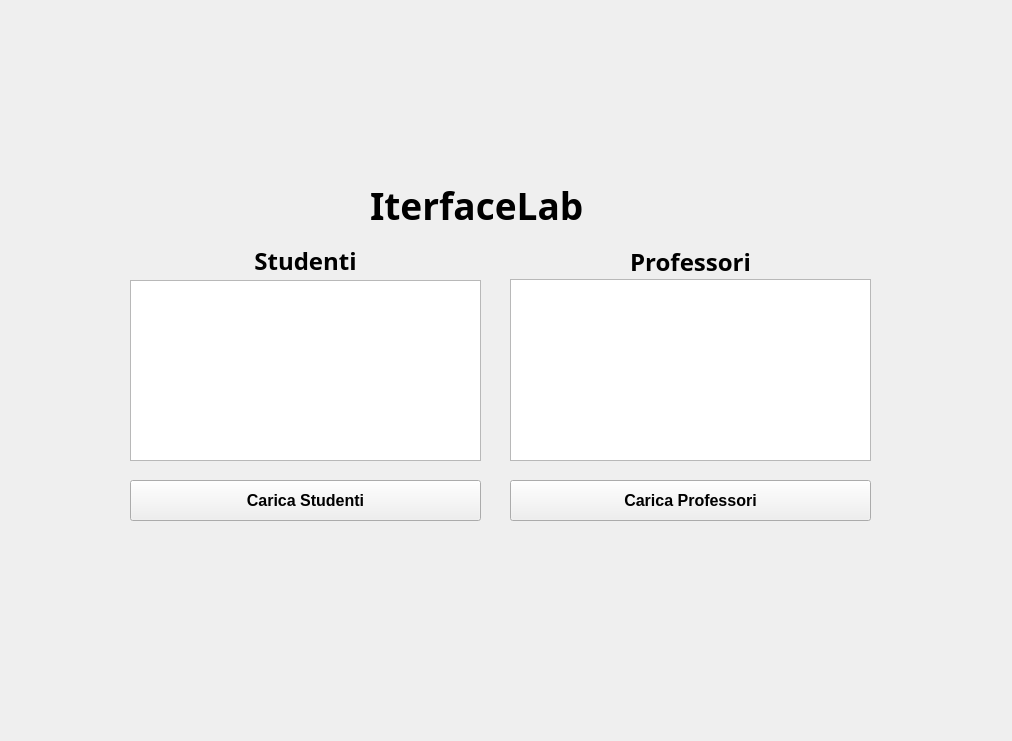
<?xml version="1.0" encoding="UTF-8"?>
<ui version="4.0">
 <class>Form</class>
 <widget class="QWidget" name="Form">
  <property name="geometry">
   <rect>
    <x>0</x>
    <y>0</y>
    <width>1012</width>
    <height>741</height>
   </rect>
  </property>
  <property name="windowTitle">
   <string>Form</string>
  </property>
  <widget class="QLabel" name="label">
   <property name="geometry">
    <rect>
     <x>370</x>
     <y>180</y>
     <width>301</width>
     <height>51</height>
    </rect>
   </property>
   <property name="font">
    <font>
     <family>Source Code Pro</family>
     <pointsize>28</pointsize>
     <bold>true</bold>
    </font>
   </property>
   <property name="text">
    <string>IterfaceLab</string>
   </property>
  </widget>
  <widget class="QLabel" name="label_3">
   <property name="geometry">
    <rect>
     <x>510</x>
     <y>250</y>
     <width>361</width>
     <height>24</height>
    </rect>
   </property>
   <property name="font">
    <font>
     <family>Sitka Text</family>
     <pointsize>18</pointsize>
     <bold>true</bold>
    </font>
   </property>
   <property name="text">
    <string>Professori</string>
   </property>
   <property name="alignment">
    <set>Qt::AlignCenter</set>
   </property>
  </widget>
  <widget class="QLabel" name="label_4">
   <property name="geometry">
    <rect>
     <x>130</x>
     <y>250</y>
     <width>351</width>
     <height>21</height>
    </rect>
   </property>
   <property name="font">
    <font>
     <family>Sitka Text</family>
     <pointsize>18</pointsize>
     <bold>true</bold>
    </font>
   </property>
   <property name="text">
    <string>Studenti</string>
   </property>
   <property name="alignment">
    <set>Qt::AlignCenter</set>
   </property>
  </widget>
  <widget class="QTableWidget" name="tableStudents">
   <property name="geometry">
    <rect>
     <x>130</x>
     <y>280</y>
     <width>351</width>
     <height>181</height>
    </rect>
   </property>
   <property name="font">
    <font>
     <pointsize>10</pointsize>
    </font>
   </property>
  </widget>
  <widget class="QTableWidget" name="tableProfs">
   <property name="geometry">
    <rect>
     <x>510</x>
     <y>279</y>
     <width>361</width>
     <height>182</height>
    </rect>
   </property>
   <property name="font">
    <font>
     <pointsize>10</pointsize>
    </font>
   </property>
  </widget>
  <widget class="QPushButton" name="pushStudents">
   <property name="geometry">
    <rect>
     <x>130</x>
     <y>480</y>
     <width>351</width>
     <height>41</height>
    </rect>
   </property>
   <property name="font">
    <font>
     <pointsize>12</pointsize>
     <bold>true</bold>
    </font>
   </property>
   <property name="text">
    <string>Carica Studenti</string>
   </property>
  </widget>
  <widget class="QPushButton" name="pushProfs">
   <property name="geometry">
    <rect>
     <x>510</x>
     <y>480</y>
     <width>361</width>
     <height>41</height>
    </rect>
   </property>
   <property name="font">
    <font>
     <pointsize>12</pointsize>
     <bold>true</bold>
    </font>
   </property>
   <property name="text">
    <string>Carica Professori</string>
   </property>
  </widget>
 </widget>
 <resources/>
 <connections/>
</ui>
